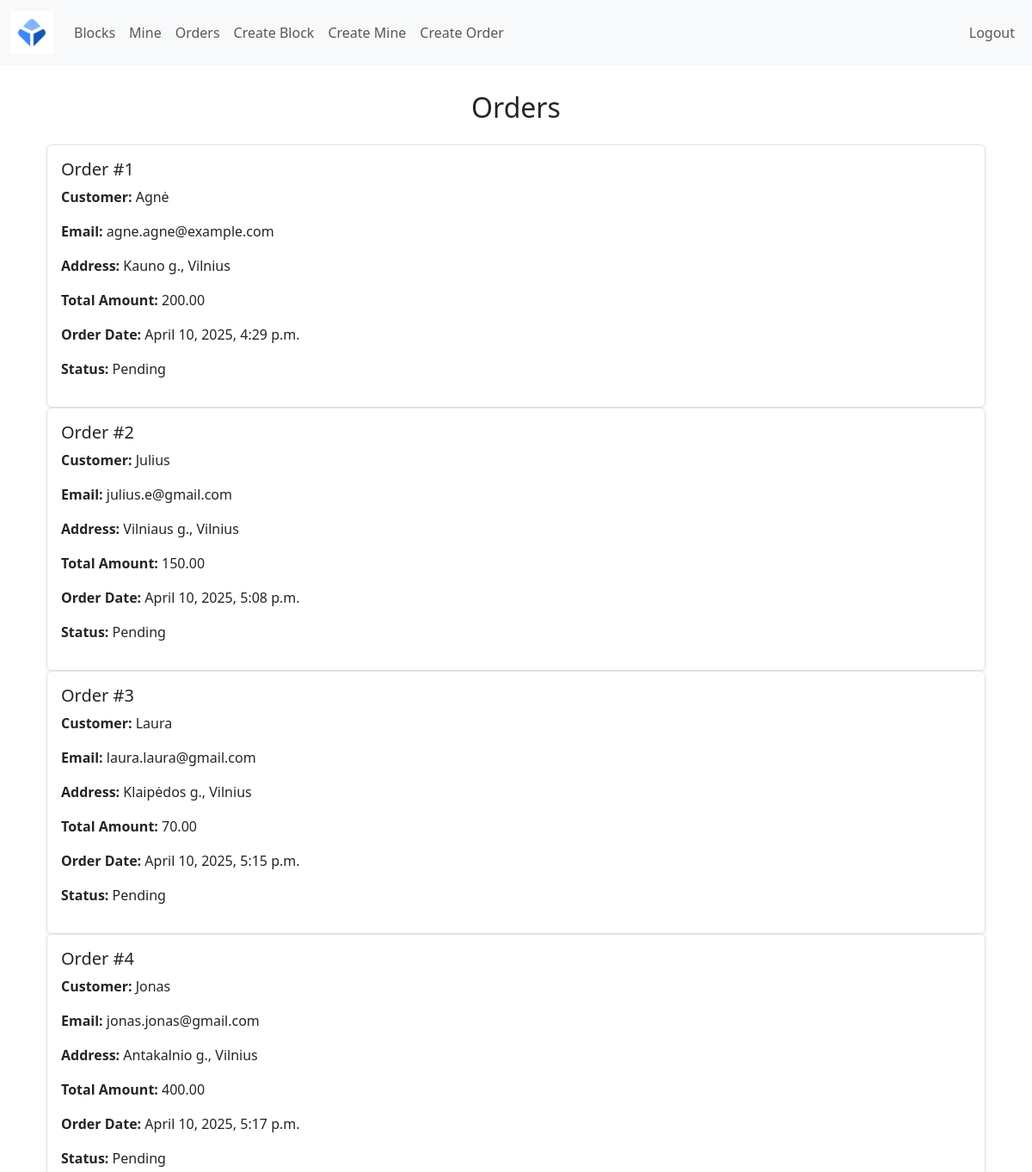
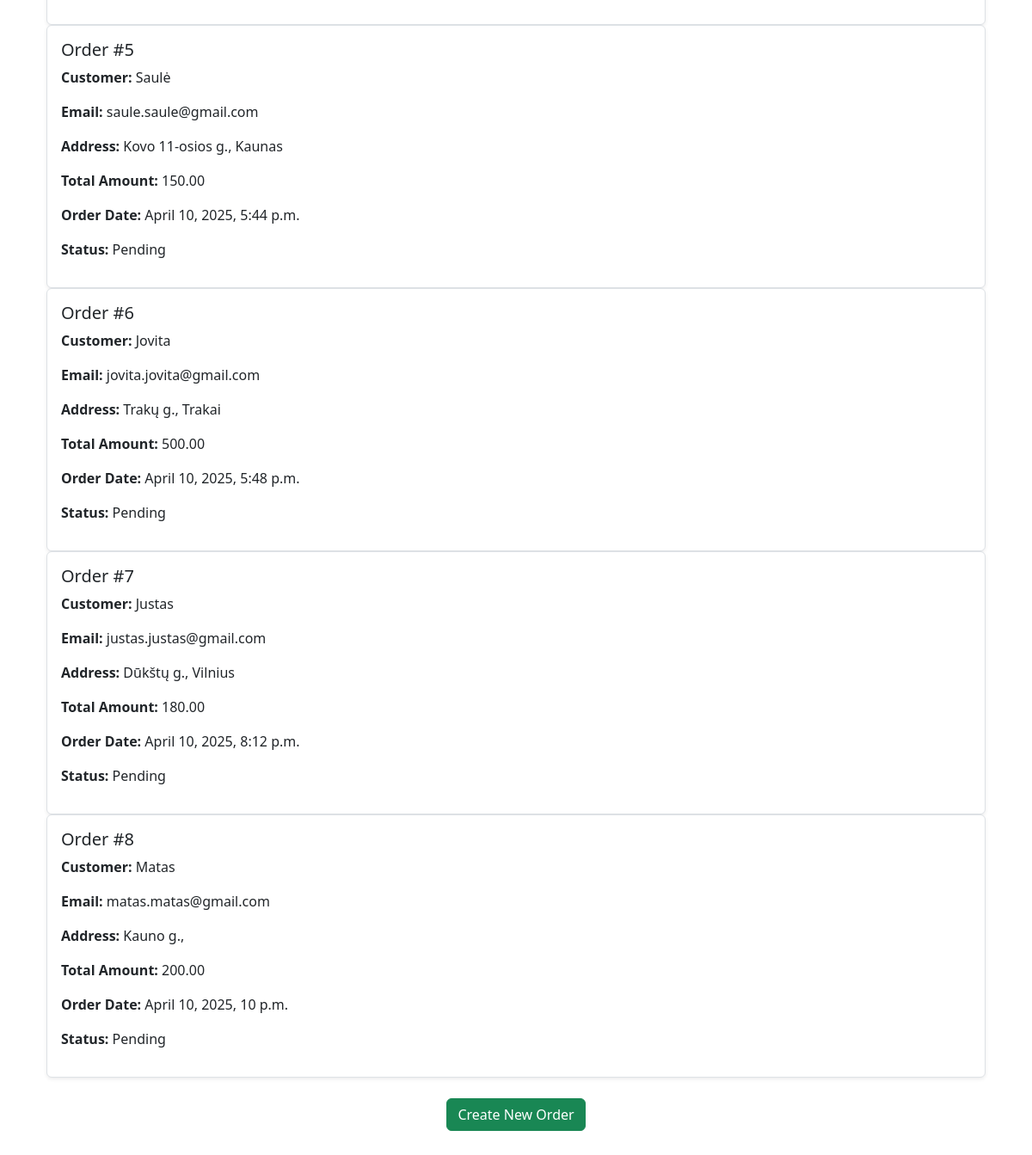
Screenshot of /orders/ (signed in) with the database file from the repository (2 pictures, top to bottom).
### blockchain/models.py (models this page shows, shortened)
class Order(models.Model):
    STATUS_CHOICES = [
        ('pending', 'Pending'),
        ('processing', 'Processing'),
        ('completed', 'Completed'),
        ('canceled', 'Canceled'),
    ]
    customer_name = models.CharField(max_length=255, default='')
    customer_email = models.EmailField(default='')
    customer_address = models.CharField(max_length=255, null=True, default='')
    order_date = models.DateTimeField(default=now)
    status = models.CharField(max_length=20, choices=STATUS_CHOICES, default='pending')
    total_amount = models.DecimalField(max_digits=10, decimal_places=2)
    payment_method = models.CharField(max_length=50, default='')
    timestamp = models.DateTimeField(null=True, blank=True)

### blockchain/views.py (the view)
# urls.py: path('orders/', order_list, name='orders'),
def order_list(request):
    orders = Order.objects.all().order_by('-timestamp')
    return render(request, 'blockchain/orders.html', {'orders': orders})

### blockchain/templates/blockchain/orders.html (shortened to what this page needs)
{% extends 'blockchain/base.html' %}
{% block content %}
<div class="container">
    <h2 class="text-center">Orders</h2>
    {% if orders %}
        <div class="list-group mt-4">
            {% for order in orders %}
                <div class="list-group-item p-3 border rounded shadow-sm">
                    <h5>Order #{{ order.id }}</h5>
                    <p><strong>Customer:</strong> {{ order.customer_name }}</p>
                    <p><strong>Email:</strong> {{ order.customer_email }}</p>
                    <p><strong>Address:</strong> {{ order.customer_address }}</p>
                    <p><strong>Total Amount:</strong> {{ order.total_amount }}</p>
                    <p><strong>Order Date:</strong> {{ order.order_date }}</p>
                    <p><strong>Status:</strong> {{ order.get_status_display }}</p>
                </div>
            {% endfor %}
        </div>
    {% else %}
        <p class="text-center mt-4">No orders available.</p>
    {% endif %}
    <div class="text-center mt-4">
        <a href="{% url 'create_order' %}" class="btn btn-success">Create New Order</a>
    </div>
</div>
{% endblock %}

### blockchain/static/blockchain/css/styles.css (style rules this page uses)
body { background-color: #f8f9fa; font-family: Arial, sans-serif; }
h2 { color: #333; text-align: center; }
html, body { height: 100%; }

### rows the page displays
Order: id "1", customer_name "Agnė", customer_email "agne.agne@example.com", customer_address "Kauno g., Vilnius", total_amount "200.00", order_date "April 10, 2025, 4:29 p.m.", status "Pending"
Order: id "2", customer_name "Julius", customer_email "julius.e@gmail.com", customer_address "Vilniaus g., Vilnius", total_amount "150.00", order_date "April 10, 2025, 5:08 p.m.", status "Pending"
Order: id "3", customer_name "Laura", customer_email "laura.laura@gmail.com", customer_address "Klaipėdos g., Vilnius", total_amount "70.00", order_date "April 10, 2025, 5:15 p.m.", status "Pending"
Order: id "4", customer_name "Jonas", customer_email "jonas.jonas@gmail.com", customer_address "Antakalnio g., Vilnius", total_amount "400.00", order_date "April 10, 2025, 5:17 p.m.", status "Pending"
Order: id "5", customer_name "Saulė", customer_email "saule.saule@gmail.com", customer_address "Kovo 11-osios g., Kaunas", total_amount "150.00", order_date "April 10, 2025, 5:44 p.m.", status "Pending"
Order: id "6", customer_name "Jovita", customer_email "jovita.jovita@gmail.com", customer_address "Trakų g., Trakai", total_amount "500.00", order_date "April 10, 2025, 5:48 p.m.", status "Pending"
Order: id "7", customer_name "Justas", customer_email "justas.justas@gmail.com", customer_address "Dūkštų g., Vilnius", total_amount "180.00", order_date "April 10, 2025, 8:12 p.m.", status "Pending"
Order: id "8", customer_name "Matas", customer_email "matas.matas@gmail.com", customer_address "Kauno g.,", total_amount "200.00", order_date "April 10, 2025, 10 p.m.", status "Pending"
